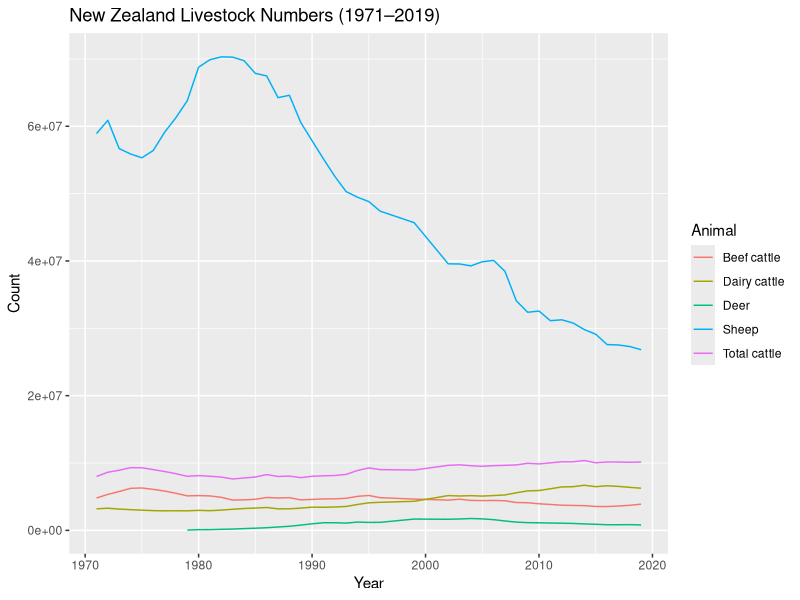

Recreate this plot in R.
library(tidyverse)

livestock <- read_csv("livestock-numbers-clean-1971-2019.csv")

livestock |>
  filter(geography_type == "New Zealand", !is.na(count)) |>
  ggplot(aes(x = year, y = count, color = animal)) +  
  geom_line() +
  labs(
    title = "New Zealand Livestock Numbers (1971–2019)",
    x = "Year",
    y = "Count",
    color = "Animal"
  )
